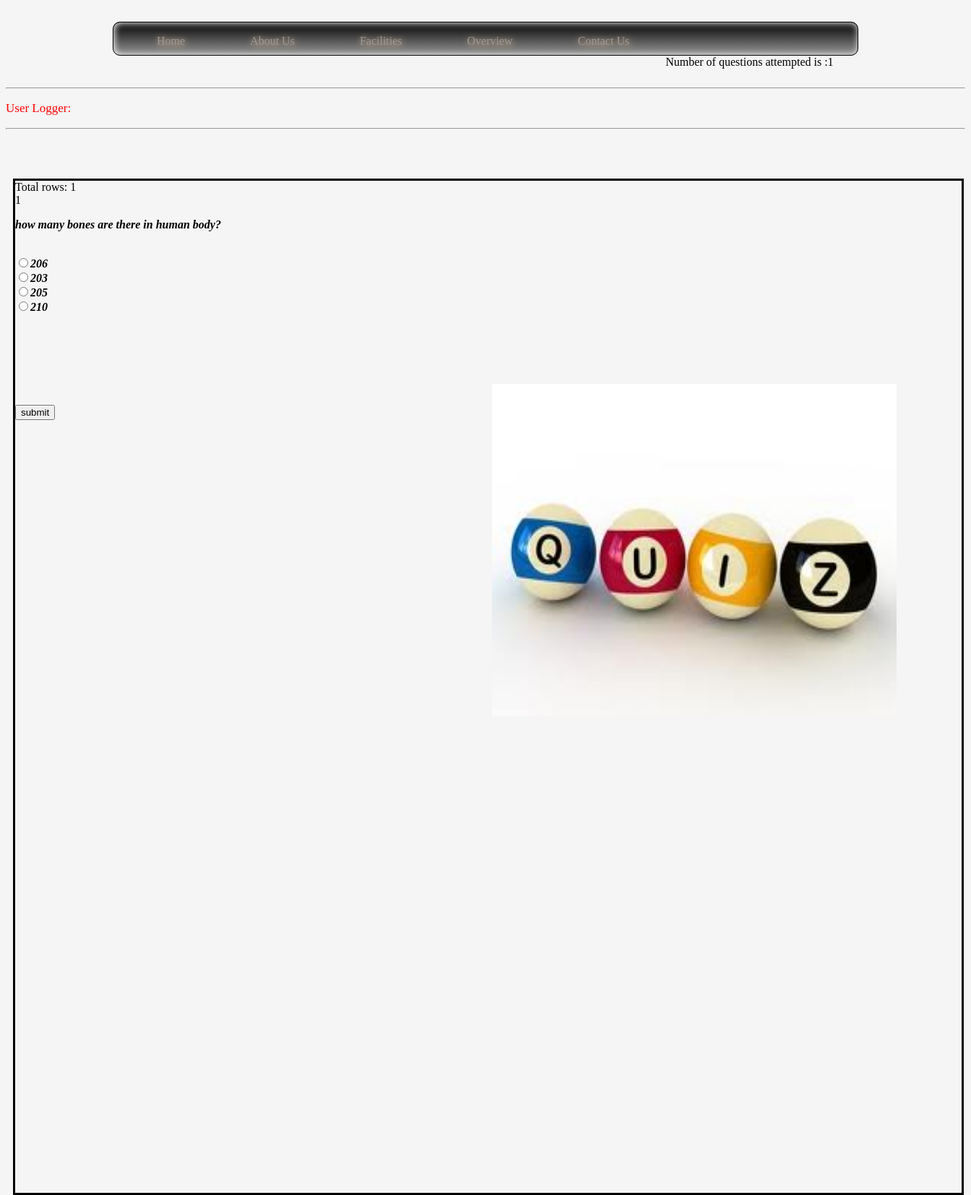
Screenshot of /take_bio_quiz.php with the database file from the repository.
### tables this page shows
CREATE TABLE IF NOT EXISTS `quiz_biology` (
  `id` mediumint(9) NOT NULL AUTO_INCREMENT,
  `question` varchar(8192) NOT NULL,
  `option1` varchar(300) NOT NULL,
  `option2` varchar(300) NOT NULL,
  `option3` varchar(300) NOT NULL,
  `option4` varchar(300) NOT NULL,
  `answer` varchar(300) NOT NULL,
  PRIMARY KEY (`id`)
);

### take_bio_quiz.php (the view, shortened to what this page needs)
<!DOCTYPE html>
<html>
    <head>
    </head>
    <body>
        <ul id="menu">
<li><a href="#">Home</a></li>
<li><a href="#">About Us</a></li>
<li><a href="#">Facilities</a></li>
<li><a href="#">Overview</a></li>
<li><a href="#">Contact Us</a></li>
</ul>
    </body>
</html>
<html>
    <head>
    </head>
    <body>
        <form name="form" action="take_bioquiz_next.php" method="post">
            <?php
            echo "Number of questions attempted is :". $_SESSION['views_bio_quiz']."<br>";
            echo "<br>";
            echo "<hr>";
            echo "<p style='left: 1000px; font-size: 17px;'><font color='red'>User Logger: </font><b><i><a href='user_info.php'>".$_COOKIE["user"]."</a></i></b></p>" ;
        echo "<hr>";
            ?>
            <div class="box">
            <?php
        $count1=0;
          $con=mysqli_connect("localhost","root","root","quiz_db");
        $result1 = mysqli_query($con,"select * FROM quiz_biology");
        $num_rows = mysqli_num_rows($result1);
echo "Total rows: " . $num_rows."<br>";
        $random1= (rand() % $num_rows);
        if ($random1==0)
         {
           $random1=rand()% $num_rows;
         }
         if($random1==$count1)
         {
             $random1=$random1+1;
         }
  $result = mysqli_query($con,"SELECT id, question, option1, option2, option3,option4,answer FROM quiz_biology where id=$random1");
  while($row = mysqli_fetch_array($result))
  {
  $correct_answer = $row['answer'];
  $option1=$row['option1'];
  $option2=$row['option2'];
  $option3=$row['option3'];
  $option4=$row['option4'];
  echo  $row['id'];
  echo  "<p><b><i>".$row['question'] . "</i></b></p><br/>";
  echo  "<b><i><input type='radio' name='opt' value='$option1'>".$row['option1']."</i></b><br>" ;
  echo  "<b><i><input type='radio' name='opt' value='$option2'>".$row['option2']."</i></b><br>";
  echo  "<b><i><input type='radio' name='opt' value='$option3'>".$row['option3']."</i></b><br>";
  echo  "<b><i><input type='radio' name='opt' value='$option4'>".$row['option4']."</i></b><br>";
  echo  "<b><i><input type='hidden' name='corr_answer' value='$correct_answer'>"."</i></b><br>";
  echo "<br>";
  echo "<br>";
  echo "<br>";
  echo "<br>";
  echo "<br>";
  }
        ?>
        <br>
        <input type='submit' name='submit1' value='submit'>
         <p class="fig">
        <img name="Tree" src="images/1.jpg" width="560px" height="460px" border="0"
        onmouseover="imageRollover(this, 'images/2.jpg');"
        onmouseout="imageRollover(this, 'images/1.jpg');">
             </p>
        </div>
        </form>
    </body>
</html>

### take_bio_quiz.php (style rules this page uses)
#menu { list-style:none; margin:30px auto 0px auto; width:1000px; height:45px; padding:0px 10px 0px 20px; border-radius:10px; -moz-border-radius:10px; -webkit-border-radius:10px; background:#333333; background: -moz-linear-gradient(top, #000, #999); background: -webkit-gradient(linear, 0% 0%, 0% 100%, from(#000), to( #999)); box-shadow: inset 1px 1px 10px #FFFFFF; -moz-box-shadow: inset 1px 1px 10px #FFFFFF; -webkit-box-shadow: inset 1px 1px 10px #FFFFFF; border:1px solid #000; }
#menu li { float:left; padding:10px 20px 30px 40px; display: block; position:relative; text-align:center; margin-right:30px; margin-top:7px; border:none; }
#menu li a { text-decoration:none; color:#999999; text-shadow:1px 1px 10px #FFCC99; }
body { background-color: whitesmoke; }
.box { width: 1310px; height:1400px; position: absolute; margin-left: 10px; margin-top: 60px; background-color: whitesmoke; border-color: black; border-style: solid; }
.fig { position: absolute; margin-left:660px; margin-top: -50px; }

### rows the page displays
quiz_biology: id "1", question "how many bones are there in human body?", option1 "206", option2 "203", option3 "205", option4 "210"

### other values shown
$_SESSION['views_bio_quiz'] "1"
$num_rows "1"
